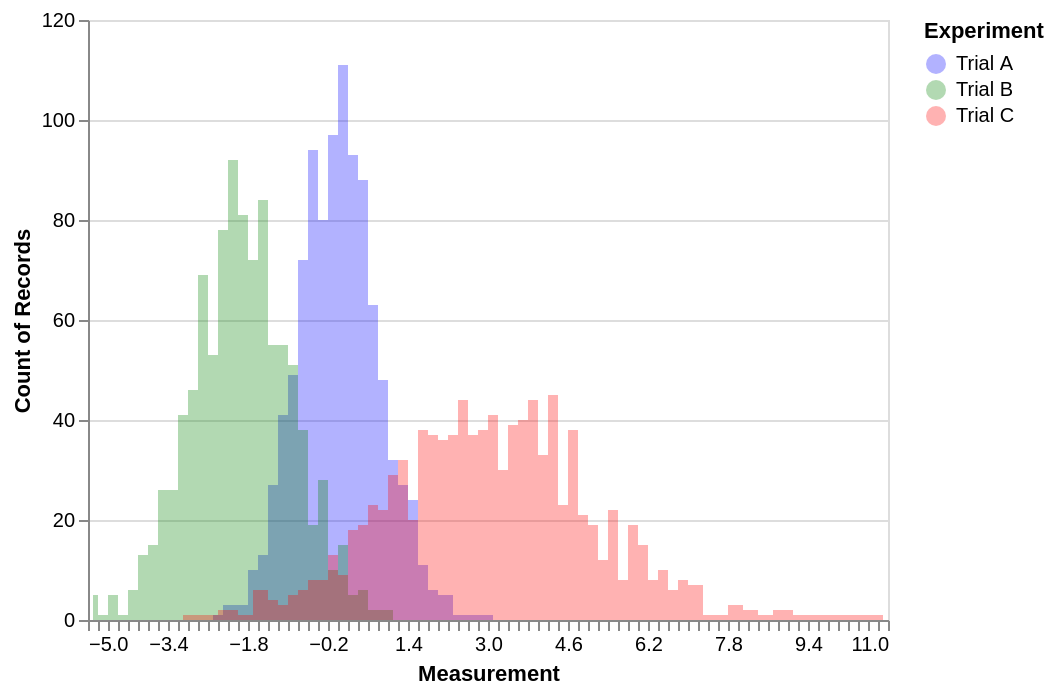

Express this chart as Vega-Lite.
### Vega-Lite specification from a JSON file in a GitHub repository (floating-point values rounded to 4 significant figures; data arrays with more than 128 entries replaced by an {"elided": "..."} marker saying what was removed)
{"config": {"view": {"height": 300, "width": 400}}, "encoding": {"y": {"stack": null, "aggregate": "count", "type": "quantitative"}, "x": {"bin": {"maxbins": 100}, "title": "Measurement", "field": "properties.Measurement", "type": "quantitative"}, "color": {"scale": {"range": ["#0000ff", "#008000", "#ff0000"]}, "title": "Experiment", "field": "properties.Experiment", "type": "nominal"}}, "data": {"values": {"features": {"elided": "3000 records"}, "type": "FeatureCollection"}, "format": {"type": "json", "property": "features"}}, "mark": {"interpolate": "step", "type": "area", "opacity": 0.3}, "$schema": "https://vega.github.io/schema/vega-lite/v2.4.1.json"}
